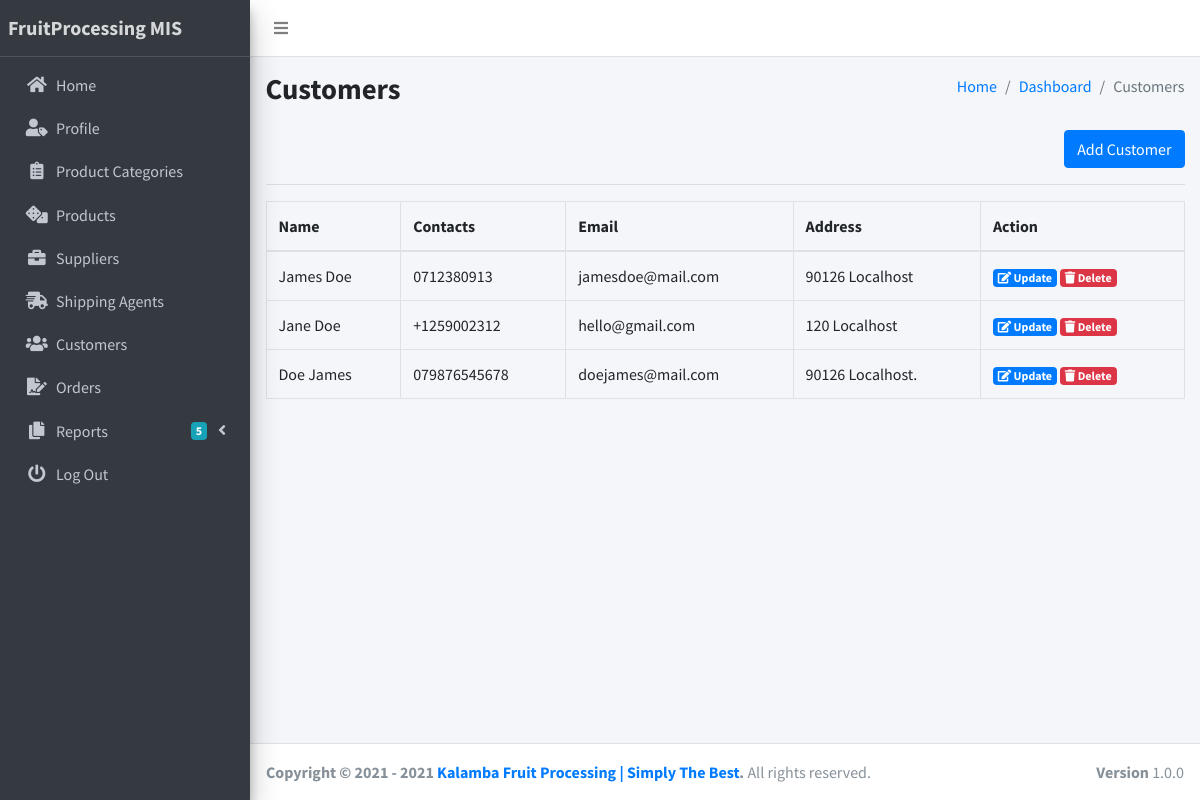
The page /views/customers.php (signed in) on the database its author committed.
### tables this page shows
CREATE TABLE `settings` (
  `name` longtext NOT NULL,
  `tagline` longtext NOT NULL
);

CREATE TABLE `customer` (
  `cus_id` int(200) NOT NULL,
  `cus_name` varchar(200) DEFAULT NULL,
  `cus_mobile` varchar(200) DEFAULT NULL,
  `cus_email` varchar(200) DEFAULT NULL,
  `cus_password` varchar(200) DEFAULT NULL,
  `cus_adr` varchar(200) DEFAULT NULL
);

### views/customers.php (the view, shortened to what this page needs)
<?php
require_once('../config/config.php');
require_once('../partials/head.php');
?>
<body class="hold-transition sidebar-mini layout-fixed layout-navbar-fixed layout-footer-fixed">
    <div class="wrapper">
        <?php require_once('../partials/navbar.php'); ?>
        <?php require_once('../partials/sidebar.php'); ?>
        <div class="content-wrapper">
            <div class="content-header">
                <div class="container-fluid">
                    <div class="row mb-2">
                        <div class="col-sm-6">
                            <h1 class="m-0 text-bold">Customers</h1>
                        </div>
                        <div class="col-sm-6">
                            <ol class="breadcrumb float-sm-right">
                                <li class="breadcrumb-item"><a href="dashboard">Home</a></li>
                                <li class="breadcrumb-item"><a href="">Dashboard</a></li>
                                <li class="breadcrumb-item active">Customers</li>
                            </ol>
                        </div>
                    </div>
                </div>
            </div>
            <section class="content">
                <div class="container-fluid">
                    <div class="text-right">
                        <button type="button" class="btn btn-primary" data-toggle="modal" data-target="#add_modal">Add Customer</button>
                    </div>
                    <hr>
                    <div class="row">
                        <div class="col-12">
                            <table class="table table-bordered table-hover">
                                <thead>
                                    <tr>
                                        <th>Name</th>
                                        <th>Contacts </th>
                                        <th>Email</th>
                                        <th>Address</th>
                                        <th>Action</th>
                                    </tr>
                                </thead>
                                <tbody>
                                    <?php
                                    $ret = "SELECT * FROM customer ";
                                    $stmt = $mysqli->prepare($ret);
                                    $stmt->execute();
                                    $res = $stmt->get_result();
                                    while ($supplier = $res->fetch_object()) {
                                    ?>
                                        <tr>
                                            <td><?php echo $supplier->cus_name; ?></td>
                                            <td><?php echo $supplier->cus_mobile; ?></td>
                                            <td><?php echo $supplier->cus_email; ?></td>
                                            <td><?php echo $supplier->cus_adr; ?></td>
                                            <td>
                                                <a class="badge badge-primary" data-toggle="modal" href="#edit-<?php echo $supplier->cus_id; ?>">
                                                    <i class="fas fa-edit"></i>
                                                    Update
                                                </a>
                                                <a class="badge badge-danger" data-toggle="modal" href="#delete-<?php echo $supplier->cus_id; ?>">
                                                    <i class="fas fa-trash"></i>
                                                    Delete
                                                </a>
                                            </td>
                                        </tr>
                                    <?php
                                    }
                                    ?>
                                </tbody>
                            </table>
                        </div>
                    </div>
                </div>
            </section>
        </div>
        <?php require_once('../partials/footer.php'); ?>
    </div>
</body>
</html>

### partials/sidebar.php (shortened to what this page needs)
<?php
$ret = "SELECT * FROM `settings` ";
$stmt = $mysqli->prepare($ret);
$stmt->execute();
$res = $stmt->get_result();
while ($sys = $res->fetch_object()) {
?>
    <aside class="main-sidebar sidebar-dark-primary elevation-4">
        <a href="home" class="brand-link">
            <span class="brand-text font-weight-bold">FruitProcessing MIS</span>
        </a>
        <div class="sidebar">
            <nav class="mt-2">
                <ul class="nav nav-pills nav-sidebar flex-column" data-widget="treeview" role="menu" data-accordion="false">
                    <li class="nav-item">
                        <a href="dashboard" class="nav-link">
                            <i class="nav-icon fas fa-home"></i>
                            <p>
                                Home
                            </p>
                        </a>
                    </li>
                    <li class="nav-item">
                        <a href="profile" class="nav-link">
                            <i class="nav-icon fas fa-user-tag"></i>
                            <p>
                                Profile
                            </p>
                        </a>
                    </li>
                    <li class="nav-item">
                        <a href="product_categories" class="nav-link">
                            <i class="nav-icon fas fa-clipboard-list"></i>
                            <p>
                                Product Categories
                            </p>
                        </a>
                    </li>
                    <li class="nav-item">
                        <a href="products" class="nav-link">
                            <i class="nav-icon fas fa-dice"></i>
                            <p>
                                Products
                            </p>
                        </a>
                    </li>
                    <li class="nav-item">
                        <a href="suppliers" class="nav-link">
                            <i class="nav-icon fas fa-briefcase"></i>
                            <p>
                                Suppliers
                            </p>
                        </a>
                    </li>
                    <li class="nav-item">
                        <a href="shipping_agents" class="nav-link">
                            <i class="nav-icon fas fa-shipping-fast"></i>
                            <p>
                                Shipping Agents
                            </p>
                        </a>
                    </li>
                    <li class="nav-item">
                        <a href="customers" class="nav-link">
                            <i class="nav-icon fas fa-users"></i>
                            <p>
                                Customers
                            </p>
                        </a>
                    </li>
                    <li class="nav-item">
                        <a href="orders" class="nav-link">
                            <i class="nav-icon fas fa-file-signature"></i>
                            <p>
                                Orders
                            </p>
                        </a>
                    </li>
                    <li class="nav-item has-treeview">
                        <a href="#" class="nav-link">
                            <i class="nav-icon fas fa-copy"></i>
                            <p>
                                Reports
                                <i class="fas fa-angle-left right"></i>
                                <span class="badge badge-info right">5</span>
                            </p>
                        </a>
                    </li>
                    <li class="nav-item">
                        <a href="logout" class="nav-link">
                            <i class="nav-icon fas fa-power-off"></i>
                            <p>
                                Log Out
                            </p>
                        </a>
                    </li>
                </ul>
            </nav>
        </div>
    </aside>
<?php
} ?>

### partials/footer.php
<?php
$ret = "SELECT * FROM `settings` ";
$stmt = $mysqli->prepare($ret);
$stmt->execute();
$res = $stmt->get_result();
while ($sys = $res->fetch_object()) {
?>
    <footer class="main-footer">
        <strong>Copyright &copy; 2021 - <?php echo date('Y');; ?> <a href=""> <?php echo $sys->name . " | " . $sys->tagline; ?></a>.</strong>
        All rights reserved.
        <div class="float-right d-none d-sm-inline-block">
            <b>Version</b> 1.0.0
        </div>
    </footer>
<?php
} ?>

### rows shown on the page
settings: name "Kalamba Fruit Processing", tagline "Simply The Best"
customer: cus_name "James Doe", cus_mobile "0712380913", cus_email "jamesdoe@mail.com", cus_adr "90126 Localhost"
customer: cus_name "Jane Doe", cus_mobile "+1259002312", cus_email "hello@gmail.com", cus_adr "120 Localhost"
customer: cus_name "Doe James", cus_mobile "079876545678", cus_email "doejames@mail.com", cus_adr "90126 Localhost."
